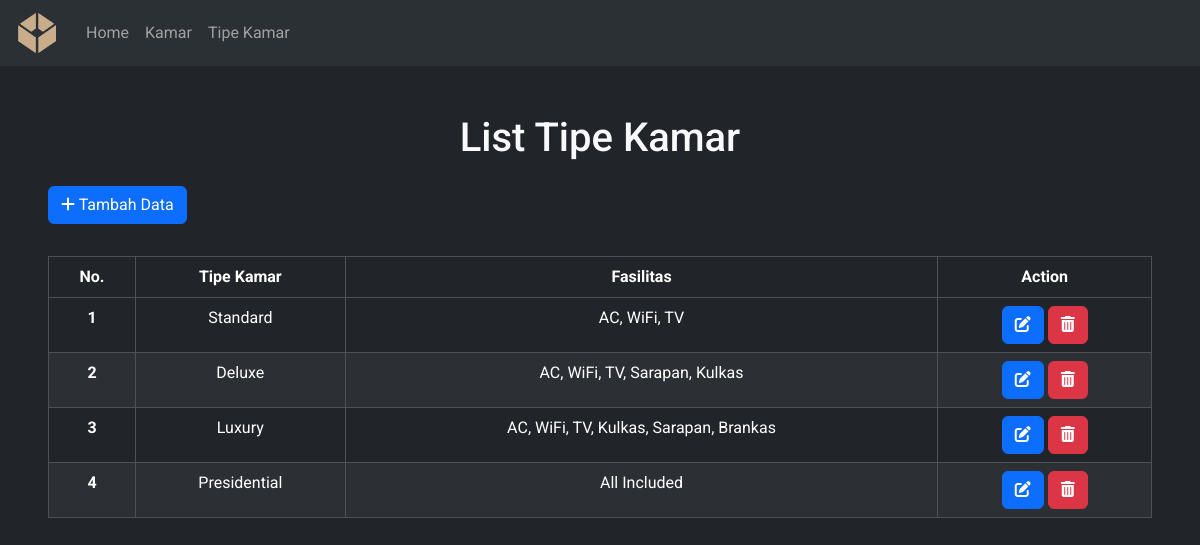
The page /public/tipe on the database its author committed.
### tables this page shows
CREATE TABLE `tipe_kamar` (
  `id_tipe` int(11) NOT NULL,
  `tipe` varchar(225) NOT NULL,
  `fasilitas` varchar(255) NOT NULL
);

### app/core/Controller.php (called while the page is built, shortened)
<?php
class Controller {
    public function view($view, $data = []) {
        require_once '../app/views/' . $view . '.php';
    }
    public function model($model) {
        return new $model;
    }
}

### app/controllers/Tipe.php (called while the page is built, shortened)
<?php
class Tipe extends Controller {
    public function index() {
        $data['title'] = "List Tipe Kamar | RoomManager";
        $data['tipe_kamar'] = $this->model('TipeModel')->getAllTipe();
        $this->view('tipe/index', $data);
    }
}

### app/core/App.php (called while the page is built, shortened)
<?php
class App {
    protected $method = 'index';
    protected $params = [];
    public function __construct() {
        $this->controller = new $this->controller;
        call_user_func_array([$this->controller, $this->method], $this->params);
    }
}

### public/index.php (called while the page is built, shortened)
<?php
$app = new App;

### app/core/Database.php (called while the page is built, shortened)
<?php
class Database {
    private $host = DB_HOST;
    private $user = DB_USER;
    private $pass = DB_PASS;
    private $db_name= DB_NAME;
    private $dbh;
    private $stmt;
    public function __construct() {
        $dsn = 'mysql:host='.$this->host.';dbname=' . $this->db_name;
        $option = [
            PDO::ATTR_PERSISTENT => true,
            PDO::ATTR_ERRMODE => PDO::ERRMODE_EXCEPTION
        ];
        try {
            $this->dbh = new PDO($dsn, $this->user, $this->pass, $option);
        } catch(PDOException $e) {
            die($e->getMessage());
        }
    }
    public function query($query) {
        $this->stmt = $this->dbh->prepare($query);
    }
    public function execute() {
        $this->stmt->execute();
    }
    public function resultSet() {
        $this->execute();
        return $this->stmt->fetchAll(PDO::FETCH_ASSOC);
    }
}

### app/models/TipeModel.php (called while the page is built, shortened)
<?php
class TipeModel {
    private $table = 'tipe_kamar';
    private $db;
    public function __construct() {
        $this->db = new Database;
    }
    public function getAllTipe() {
        $this->db->query('SELECT * FROM '.$this->table);
        return $this->db->resultSet();
    }
}

### app/views/tipe/index.php (the view, shortened to what this page needs)
<div class="mx-5 my-5">
<h1 class="text-center mb-2">List Tipe Kamar</h1>
    <button type="button" class="btn btn-primary tambahTipe my-3" data-bs-toggle="modal" data-bs-target="#inputTModal">
    <i class="fa-solid fa-plus"></i> Tambah Data
    </button>
    <table class="table table-dark table-hover table-striped table-bordered text-center mt-3">
        <thead>
            <tr>
            <th scope="col">No.</th>
            <th scope="col">Tipe Kamar</th>
            <th scope="col">Fasilitas</th>
            <th scope="col">Action</th>
            </tr>
        </thead>
        <tbody>
            <tr>
            <?php $counter=1; ?>
            <?php foreach($data['tipe_kamar'] as $t) : ?>
                <tr>
                    <th scope="row"><?= $counter++ ?></th>
                    <td><?= $t['tipe']?></td>
                    <td><?= $t['fasilitas']?></td>
                    <td>
                        <button type="button" class="btn btn-primary" data-bs-toggle="modal" data-bs-target="#inputTModal-<?=$t['id_tipe']?>">
                        <i class="fa-solid fa-pen-to-square"></i>
                        </button>
                        <button type="button" class="btn btn-danger" data-bs-toggle="modal" data-bs-target="#deleteModal-<?=$t['id_tipe']?>">
                        <i class="fa-solid fa-trash-can"></i>
                        </button>
                    </td>
                </tr>
            <?php endforeach; ?>
        </tbody>
    </table>
</div>

### public/css/style.css (style rules this page uses)
.r-font { font-family: "Roboto", sans-serif; font-weight: 400; }

### rows shown on the page
tipe_kamar: tipe "Standard", fasilitas "AC, WiFi, TV"
tipe_kamar: tipe "Deluxe", fasilitas "AC, WiFi, TV, Sarapan, Kulkas"
tipe_kamar: tipe "Luxury", fasilitas "AC, WiFi, TV, Kulkas, Sarapan, Brankas"
tipe_kamar: tipe "Presidential", fasilitas "All Included"
